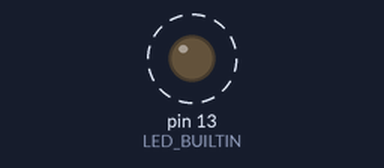
Bench run of a sketch on a simulated Arduino Mega 2560, built with avr-gcc and run on an emulated ATmega2560. Shown: output pins drawn as LEDs (lit = HIGH). Dashed ring = blinking. No radio packets arrive unless stated; not simulated (calls return 0 or success): arduino_secrets.h.

Above: at 1.0 s.
Timing chart, 0 to 4.7 s (numbered marks = the images above):
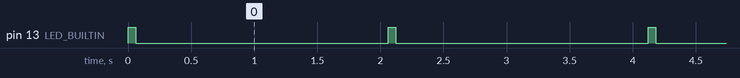

Measured:
- by itself, pin 13 (LED_BUILTIN): alternates HIGH for 0.06 s and LOW for 2.0 s

The sketch:

transmitter_test_1_copy.ino
```cpp
#include "arduino_secrets.h"

/*
  433 MHz RF Module Transmitter Demonstration 1
  RF-Xmit-Demo-1.ino
  Demonstrates 433 MHz RF Transmitter Module
  Use with Receiver Demonstration 1

  DroneBot Workshop 2018
  https://dronebotworkshop.com
*/

// Include RadioHead Amplitude Shift Keying Library
#include <RH_ASK.h>
// Include dependant SPI Library
#include <SPI.h>

// Create Amplitude Shift Keying Object
RH_ASK rf_driver;

// No pin specified as RH defaults to pin12
// int LedPinInternal=13;

void setup()
{
    pinMode(LED_BUILTIN, OUTPUT);
    // Initialize ASK Object
    rf_driver.init();
}

void loop()
{
    const char *msg = "Hi";
    digitalWrite(LED_BUILTIN, HIGH);  // Light is on while transmitting
    rf_driver.send((uint8_t *)msg, strlen(msg));
    rf_driver.waitPacketSent();
    digitalWrite(LED_BUILTIN, LOW);
    delay(2000);
}
```
